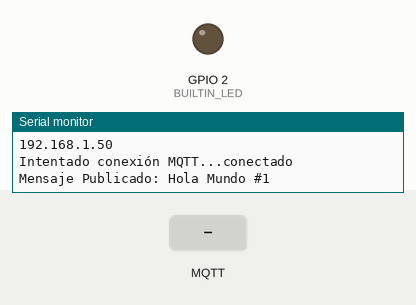
Simulated run of this sketch. Board: ESP32. Parts: output pins drawn as LEDs (lit = HIGH), the last lines printed to the serial monitor. The test bench sets the inputs (shaded band). WiFi joins after 1.5 s; servers stay silent unless stated; random numbers use the default seed unless the sketch sets one; no MQTT or app messages arrive unless stated.

Above: at 2.7 s.
2.8 s: MQTT message "1" arrives on the first subscribed topic
At 4.0 s:
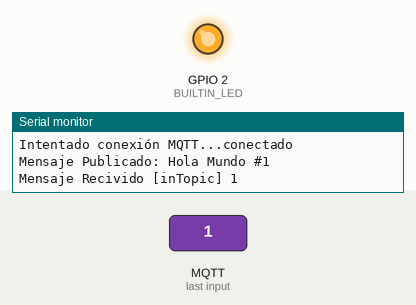
4.3 s: MQTT message "0" arrives on the first subscribed topic
At 5.2 s:
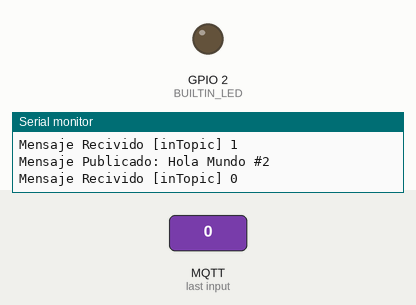
Timing chart, 0 to 7.3 s (numbered marks = the images above; inputs shaded):
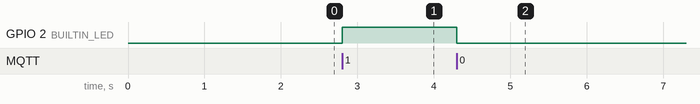

Measured:
- after the input at 2.8 s, GPIO 2 (BUILTIN_LED): LOW → HIGH at once
- after the input at 4.3 s, GPIO 2 (BUILTIN_LED): HIGH → LOW at once

The sketch:

MQTT_ESP32.ino
```cpp
/*
 Ejemplo básico de comunicación MQTT con ESP32.
  Basado en el ejemplo MQTT ESP8266

 En este código se realiza una comunicación MQTT,
 entre un broker y la ESP32, con el objetivo de:

  -Enceder el LED INTERNO (GIOP 2) al recibir un mensaje que empiece con "1"
  -Publicar en el monitor serial y como outTopic un mensaje de "Hola Mundo" + int (cada 2 seg);
  -Publicar en el monitor serial y como inTopic un mensaje con lo recibido.

 */

#include <WiFi.h> //Libreria para el uso de WIFI
#include <PubSubClient.h> //Libreria para la creación de un cliente para la conexión MQTT
#define BUILTIN_LED 2 //Se declara el puerto del led interno

// Se ingresan a continuación los datos de la red.

const char* ssid = "SweetHome.."; //Nombre de la red WiFi
const char* password = "xyshiz-9renpa-zujnEj"; //Contraseña de la red WiFi
const char* mqtt_server = "192.168.100.52"; //Se ingresa el IP del broker MQTT
/*Nota: por defecto la conexión MQTT en este código se da por el puerto 1883
        en caso de se necesario usar otro puerto revisar la línea de código
        en el void setup() ->  client.setServer(mqtt_server, 1883); y cambiar
        donde se encuentra el 1883 que es el valor del puerto.
*/

WiFiClient espClient; //Se crea una instancia para manejar el WiFi
PubSubClient client(espClient); //Se crea una instancia para la comunicación MQTT apartir del objeto anterior
unsigned long lastMsg = 0;
#define MSG_BUFFER_SIZE	(50) //Tamaño del buffer del mensaje
char msg[MSG_BUFFER_SIZE];   //Array tipo char de tamaño buffer del mensaje
int value = 0;

void setup_wifi() { //Se realiza la configuración y conexión WiFi

  delay(10);
  // Se inicia la conexión por WiFi
  Serial.println();
  Serial.print("Conectando a ");
  Serial.println(ssid); //Se imprime en el monitor serial a que red se conecta

  WiFi.mode(WIFI_STA); //Se indica el modo de trabajo de la ESP32
                       //en este caso como un dipositivo que se conecta
  WiFi.begin(ssid, password); //Se ingresan los datos para realizar la conexión

  while (WiFi.status() != WL_CONNECTED) { //Se crea un lazo para imprimir en el
    delay(500);                           // monitor serial puntos '.' hasta que
    Serial.print(".");                    // se realice la conexión con la red.
  }

  randomSeed(micros());     //Se inicializa el generador de números aleatorios a partir
                            //del tiempo que lleva en funcionamiento de la ESP32.
  Serial.println("");                   //Se imprime en el monitor serial que
  Serial.println("WiFi connected");     //se ha conectado a la red y el IP del dispositivo.
  Serial.println("IP address: ");
  Serial.println(WiFi.localIP());       //Método de WiFi para obtener el IP.
}

void callback(char* topic, byte* payload, unsigned int length) { //Se define la función callback que necesitará el PubSubClient
  Serial.print("Mensaje Recivido [");  //Se muestra en el monitor serial la información que llega a la ESP32.
  Serial.print(topic);                //El topic viene dado por la comunicación y este es de salida o entrada, para el callback
  Serial.print("] ");                 //se tiene un topic de entrada, por ejemplo, "inTopic".
  for (int i = 0; i < length; i++) {  //Se imprime el mensaje que llega de la comunicación MQTT.
    Serial.print((char)payload[i]);
  }
  Serial.println();

  // Esta parte del código realiza el encendido del LED Interno
  if ((char)payload[0] == '1') {
    digitalWrite(BUILTIN_LED, HIGH);   // Se enciende (HIGH) el LED si llega un mensaje que contenga un '1'
                                       // en la primera posición del array tipo char
  } else {
    digitalWrite(BUILTIN_LED, LOW);  // En caso de que el mensaje no cumpla la condición
                                     // el LED permanece apagado (LOW).
  }

}

void reconnect() { // Se realiza la reconexión MQTT en caso de ser necesario
  //Lazo para reconectar al ESP32
  while (!client.connected()) { //Se comprueba si el ESP esta conectado o no
    Serial.print("Intentado conexión MQTT..."); //Si no esta conectado se realiza:
          // Se crea un ID de cliente de forma aleatoria
          //(Por se previamente se inicializó randomSeed()
    String clientId = "ESP32Client-";
    clientId += String(random(0xffff), HEX);
    // Se realiza un intento de conexión
    if (client.connect(clientId.c_str())) { //Se intenta la conexión dando el puntero de clientID
      Serial.println("conectado");
      // Se se realiza la conexión se publica un "Hola Mundo"
      client.publish("outTopic", "Hola Mundo");
      // ... luego se debe resubscribir
      client.subscribe("inTopic");
    } else { //En caso de no lograr la reconexión
      Serial.print("Error al conectar, rc=");   //Se muestra en el monitor serial un mensaje con el estado del cliente
      Serial.print(client.state());  //y que se reintentará en 5 segundos
      Serial.println(" se reintentará en 5 segundos");
      // Se crea un retardo de 5 segundos
      delay(5000);
    }
  }
}

void setup() {
  pinMode(BUILTIN_LED, OUTPUT);           // Se define como salida al pin del LED Interno(GIOP2)
  Serial.begin(9600);                     // Se inicia el contador serial
  setup_wifi();                           // Se llama a la función para la conexión WiFi
  client.setServer(mqtt_server, 1883);    // Se setea el servidor y puerto de la comunicación MQTT
  client.setCallback(callback);           // Se declara la función callback como la propia de client
}

void loop() {

  if (!client.connected()) { //Se revisa si se encuentra activa la conexión MQTT
    reconnect(); //Si no se está conectado se llama a reconectar
  }
  client.loop(); //Lee el buffer de datos y llama al callback si existe un msg

  unsigned long now = millis(); //Se obtiene el tiempo que se ha corrido el programa actual
  if (now - lastMsg > 2000) { // Se comprueba si han pasado más de 2 segundos
    lastMsg = now;            // Se almacena el tiempo que ha pasado
    ++value;                  // Se incrementa un contador
    snprintf (msg, MSG_BUFFER_SIZE, "Hola Mundo #%ld", value);

    /*Uso de snprintf():
    Este método permite almacenar dentro de buffer de un tamaño n, un array de char
    cuyo tamaño máximo es n, es decir, si el array a guardar es menor a n
    elementos se almacenará todo el contenido, pero si el array a guardar es
    mayor n elementos solo se almacenarán los primeros elementos que llenen
    el buffer. Su estructura es:
    snprintf(buffer,tamaño_buffer,cadena_de_caracteres,otras_opciones)
    Para este caso se está trabajando con chars y se tiene:
    > tamaño del buffer = MSG_BUFFER_SIZE
    > buffer = msg ->Array de char de tamaño del buffer
    > cadena de caracteres = "Hola Mundo #$ld" -> Se referencia a una variable tipo int
    > otras opciones = value -> Variable referenciada en la cadena

    Nota: msg es un buffer diferente al buffer que se menciona dentro la comunicación MQTT
    */

    Serial.print("Mensaje Publicado: "); //Se muestra el msg en el monitor serial
    Serial.println(msg);
    client.publish("outTopic", msg); //Publica un mensaje en el buffer de comunicación MQTT
  }
}
```
